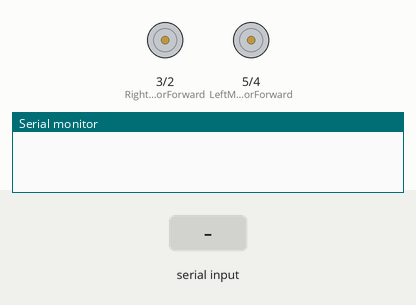
Bench run of a sketch on a simulated Arduino Uno, built with avr-gcc and run on an emulated ATmega328P. Shown: motor-driver pin pairs drawn as motors (green arrow = first pin HIGH = forward, orange = second pin HIGH = backward, longer = more drive), the last lines printed to the serial monitor. The test bench sets the inputs (shaded band).

Above: at 1.2 s.
1.3 s: "1" received over Serial
At 2.0 s:
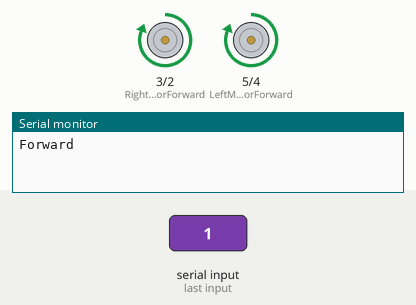
2.8 s: "2" received over Serial
At 3.1 s:
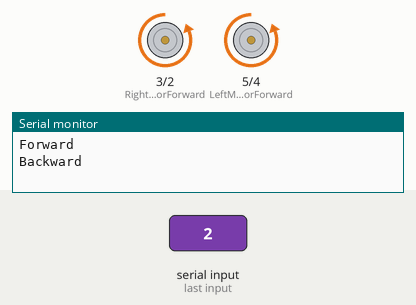
4.3 s: "3" received over Serial
At 5.4 s:
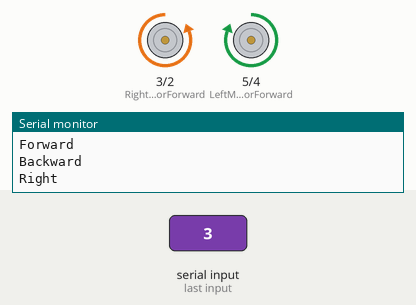
5.8 s: "4" received over Serial
At 6.6 s:
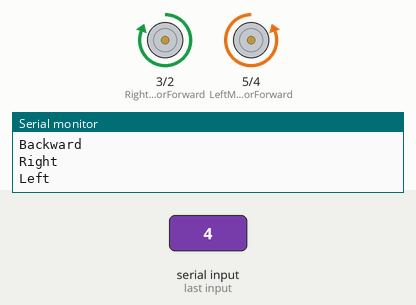
Timing chart, 0 to 8.3 s (numbered marks = the images above; inputs shaded):
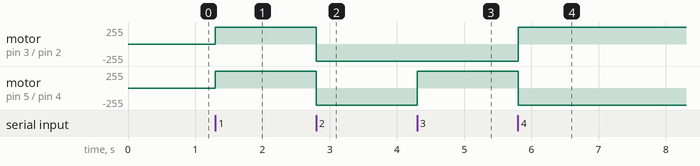

Measured:
- after the input at 1.3 s, motor on pin 3 (RightMotorForward) / pin 2 (RightMotorBackward), motor on pin 5 (LeftMotorForward) / pin 4 (LeftMotorBackward): stopped → forward 255/255 at once
- after the input at 2.8 s, motor on pin 3 (RightMotorForward) / pin 2 (RightMotorBackward), motor on pin 5 (LeftMotorForward) / pin 4 (LeftMotorBackward): forward 255/255 → backward 255/255 at once
- after the input at 4.3 s, motor on pin 5 (LeftMotorForward) / pin 4 (LeftMotorBackward): backward 255/255 → forward 255/255 at once
- after the input at 5.8 s, motor on pin 3 (RightMotorForward) / pin 2 (RightMotorBackward): backward 255/255 → forward 255/255 at once; motor on pin 5 (LeftMotorForward) / pin 4 (LeftMotorBackward): forward 255/255 → backward 255/255 at once

The sketch:

GestureControlBluetooth.ino
```cpp
#define LeftMotorForward 5
#define LeftMotorBackward 4
#define RightMotorForward 3
#define RightMotorBackward 2

char str[2];
char i;

void setup()
{
    Serial.begin(9600);
    pinMode(RightMotorForward, OUTPUT);
    pinMode(LeftMotorForward, OUTPUT);
    pinMode(LeftMotorBackward, OUTPUT);
    pinMode(RightMotorBackward, OUTPUT);
}

void loop()
{
    while(Serial.available())
    {
        char ch = Serial.read();
        str[i++] = ch;

        if(str[i-1] == '1')
        {
            Serial.println("Forward");
            moveForward();
            i = 0;
        }

        else if(str[i-1] == '2')
        {
            Serial.println("Backward");
            moveBackward();
            i = 0;
        }

        else if(str[i-1] == '3')
        {
            Serial.println("Right");
            turnRight();
            i = 0;
        }

        else if(str[i-1] == '4')
        {
            Serial.println("Left");
            turnLeft();
            i = 0;
        }

        else if(str[i-1] == '5')
        {
            Serial.println("Stop");
            moveStop();
            i = 0;
        }
    }
}

void moveForward()
{
    digitalWrite(LeftMotorForward, HIGH);
    digitalWrite(RightMotorForward, HIGH);

    digitalWrite(LeftMotorBackward, LOW);
    digitalWrite(RightMotorBackward, LOW);
}

void moveBackward()
{
    digitalWrite(LeftMotorBackward, HIGH);
    digitalWrite(RightMotorBackward, HIGH);

    digitalWrite(LeftMotorForward, LOW);
    digitalWrite(RightMotorForward, LOW);
}

void turnLeft()
{
    digitalWrite(LeftMotorBackward, HIGH);
    digitalWrite(RightMotorForward, HIGH);

    digitalWrite(LeftMotorForward, LOW);
    digitalWrite(RightMotorBackward, LOW);
}

void turnRight()
{
    digitalWrite(LeftMotorForward, HIGH);
    digitalWrite(RightMotorBackward, HIGH);

    digitalWrite(LeftMotorBackward, LOW);
    digitalWrite(RightMotorForward, LOW);
}

void moveStop()
{
    digitalWrite(RightMotorForward, LOW);
    digitalWrite(LeftMotorForward, LOW);
    digitalWrite(RightMotorBackward, LOW);
    digitalWrite(LeftMotorBackward, LOW);
}
```
